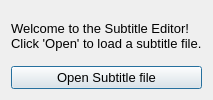
<?xml version="1.0" encoding="UTF-8"?>
<ui version="4.0">
 <class>Dialog</class>
 <widget class="QDialog" name="Dialog">
  <property name="windowModality">
   <enum>Qt::NonModal</enum>
  </property>
  <property name="geometry">
   <rect>
    <x>0</x>
    <y>0</y>
    <width>208</width>
    <height>100</height>
   </rect>
  </property>
  <property name="font">
   <font>
    <pointsize>10</pointsize>
   </font>
  </property>
  <property name="windowTitle">
   <string>Subtitle Editor</string>
  </property>
  <property name="whatsThis">
   <string>&lt;html&gt;&lt;head/&gt;&lt;body&gt;&lt;p&gt;&lt;br/&gt;&lt;/p&gt;&lt;/body&gt;&lt;/html&gt;</string>
  </property>
  <property name="inputMethodHints">
   <set>Qt::ImhNone</set>
  </property>
  <property name="sizeGripEnabled">
   <bool>false</bool>
  </property>
  <property name="modal">
   <bool>false</bool>
  </property>
  <layout class="QGridLayout" name="gridLayout">
   <item row="0" column="0" alignment="Qt::AlignHCenter">
    <widget class="QLabel" name="IntroLabel_qL">
     <property name="font">
      <font>
       <pointsize>10</pointsize>
      </font>
     </property>
     <property name="text">
      <string>Welcome to the Subtitle Editor!
Click 'Open' to load a subtitle file.</string>
     </property>
    </widget>
   </item>
   <item row="1" column="0">
    <widget class="QPushButton" name="OpenButton_qPB">
     <property name="text">
      <string>Open Subtitle file</string>
     </property>
    </widget>
   </item>
  </layout>
 </widget>
 <resources/>
 <connections/>
</ui>
